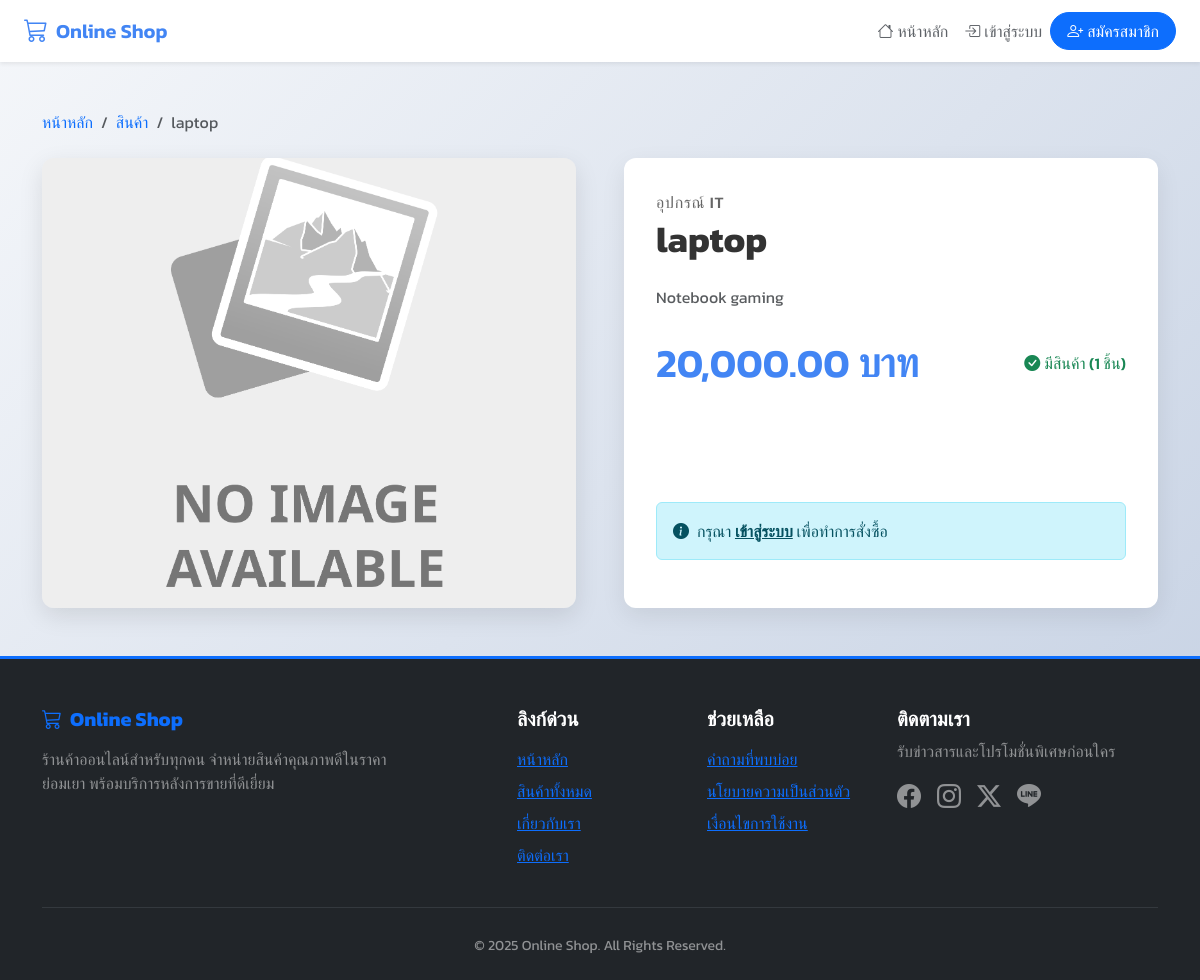
The page /product_detail.php?id=5 on the database its author committed.
### tables this page shows
CREATE TABLE `products` (
  `product_id` int(11) NOT NULL,
  `product_name` varchar(150) NOT NULL,
  `description` text DEFAULT NULL,
  `price` decimal(10,2) NOT NULL,
  `stock` int(11) DEFAULT 0,
  `image` varchar(255) NOT NULL,
  `category_id` int(11) DEFAULT NULL,
  `created_at` timestamp NOT NULL DEFAULT current_timestamp()
);

CREATE TABLE `categories` (
  `category_id` int(11) NOT NULL,
  `category_name` varchar(100) NOT NULL
);

### product_detail.php (the view, shortened to what this page needs)
<?php
require_once 'config.php';
$product_id = $_GET['id'];
$stmt = $conn->prepare("SELECT p.*, c.category_name
        FROM products p
        LEFT JOIN categories c ON p.category_id = c.category_id
        WHERE p.product_id = ?");
$stmt->execute([$product_id]);
$product = $stmt->fetch(PDO::FETCH_ASSOC);
$isLoggedIn = isset($_SESSION['user_id']);
$img_path = !empty($product['image'])
    ? 'product_images/' . rawurlencode($product['image'])
    : 'product_images/no-image.jpg';
?>
<!DOCTYPE html>
<html lang="th">
<head>
    <link href="https://cdn.jsdelivr.net/npm/bootstrap@5.3.0/dist/css/bootstrap.min.css" rel="stylesheet">
    <link href="https://cdn.jsdelivr.net/npm/bootstrap-icons@1.11.0/font/bootstrap-icons.css" rel="stylesheet">
</head>
<body>
    <nav class="navbar navbar-expand-lg bg-white shadow-sm sticky-top">
        <div class="container-fluid px-4">
            <a class="navbar-brand d-flex align-items-center gap-2" href="index.php">
                <i class="bi bi-cart3 fs-4"></i>
                <span>Online Shop</span>
            </a>
            <div class="collapse navbar-collapse" id="navbarNav">
                <ul class="navbar-nav ms-auto align-items-center">
                    <li class="nav-item"><a class="nav-link" href="index.php"><i class="bi bi-house me-1"></i>หน้าหลัก</a></li>
                    <?php if ($isLoggedIn): ?>
                        <li class="nav-item"><a class="nav-link" href="cart.php"><i class="bi bi-bag me-1"></i>ตะกร้า</a></li>
                        <li class="nav-item dropdown">
                            <a class="nav-link dropdown-toggle" href="#" id="navbarDropdown" role="button" data-bs-toggle="dropdown" aria-expanded="false">
                                <i class="bi bi-person-circle me-1"></i><?= htmlspecialchars($_SESSION['username']) ?>
                            </a>
                            <ul class="dropdown-menu dropdown-menu-end" aria-labelledby="navbarDropdown">
                                <li><a class="dropdown-item" href="profile.php">ข้อมูลส่วนตัว</a></li>
                                <?php if ($_SESSION['role'] === 'admin'): ?>
                                    <li><a class="dropdown-item" href="admin/index.php">หน้าแอดมิน</a></li>
                                <?php endif; ?>
                                <li><hr class="dropdown-divider"></li>
                                <li><a class="dropdown-item text-danger" href="logout.php"><i class="bi bi-box-arrow-right me-1"></i>ออกจากระบบ</a></li>
                            </ul>
                        </li>
                    <?php else: ?>
                        <li class="nav-item"><a class="nav-link" href="login.php"><i class="bi bi-box-arrow-in-right me-1"></i>เข้าสู่ระบบ</a></li>
                        <li class="nav-item"><a class="btn btn-primary rounded-pill px-3" href="register.php"><i class="bi bi-person-plus me-1"></i>สมัครสมาชิก</a></li>
                    <?php endif; ?>
                </ul>
            </div>
        </div>
    </nav>
    <div class="container my-5">
        <nav aria-label="breadcrumb" class="mb-4">
            <ol class="breadcrumb">
                <li class="breadcrumb-item"><a href="index.php" class="text-decoration-none">หน้าหลัก</a></li>
                <li class="breadcrumb-item"><a href="index.php" class="text-decoration-none">สินค้า</a></li>
                <li class="breadcrumb-item active" aria-current="page"><?= htmlspecialchars($product['product_name']) ?></li>
            </ol>
        </nav>
        <div class="row g-5">
            <div class="col-lg-6">
                <img src="<?= htmlspecialchars($img_path) ?>"
                     alt="<?= htmlspecialchars($product['product_name']) ?>"
                     class="product-image-main">
            </div>
            <div class="col-lg-6">
                <div class="product-details-card h-100 d-flex flex-column">
                    <div class="mb-3">
                        <span class="product-category"><?= htmlspecialchars($product['category_name'] ?? 'ไม่มีหมวดหมู่') ?></span>
                        <h1 class="product-title mt-1"><?= htmlspecialchars($product['product_name']) ?></h1>
                    </div>
                    <p class="text-muted mb-4"><?= nl2br(htmlspecialchars($product['description'])) ?></p>
                    <div class="d-flex align-items-center justify-content-between mb-4">
                        <div class="product-price">
                            <?= number_format($product['price'], 2) ?> บาท
                        </div>
                        <div class="stock-status">
                            <?php if ($product['stock'] > 0): ?>
                                <span class="in-stock"><i class="bi bi-check-circle-fill me-1"></i>มีสินค้า (<?= $product['stock'] ?> ชิ้น)</span>
                            <?php else: ?>
                                <span class="out-of-stock"><i class="bi bi-x-circle-fill me-1"></i>สินค้าหมด</span>
                            <?php endif; ?>
                        </div>
                    </div>
                    <div class="mt-auto">
                        <?php if ($isLoggedIn): ?>
                            <?php if ($product['stock'] > 0): ?>
                                <form action="cart.php" method="post">
                                    <input type="hidden" name="product_id" value="<?= $product['product_id'] ?>">
                                    <div class="input-group input-group-lg mb-3">
                                        <label class="input-group-text" for="quantity">จำนวน</label>
                                        <input type="number" name="quantity" id="quantity" value="1" min="1" max="<?= $product['stock'] ?>" class="form-control text-center" required>
                                    </div>
                                    <button type="submit" class="btn btn-primary btn-lg w-100">
                                        <i class="bi bi-cart-plus-fill me-2"></i>เพิ่มลงตะกร้า
                                    </button>
                                </form>
                            <?php else: ?>
                                <div class="alert alert-warning text-center">สินค้าหมดชั่วคราว</div>
                            <?php endif; ?>
                        <?php else: ?>
                            <div class="alert alert-info d-flex align-items-center">
                                <i class="bi bi-info-circle-fill me-2"></i>
                                <div>กรุณา <a href="login.php" class="alert-link fw-bold">เข้าสู่ระบบ</a> เพื่อทำการสั่งซื้อ</div>
                            </div>
                        <?php endif; ?>
                    </div>
                </div>
            </div>
        </div>
    </div>
    <?php include 'templates/footer.php'; ?>
</body>
</html>

### product_detail.php (style rules this page uses)
* { font-family: 'Kanit', sans-serif; }
body { background: linear-gradient(135deg, #f5f7fa, #c3cfe2); min-height: 100vh; }
.navbar-brand { color: #4285f4 !important; font-weight: 600; }
.nav-link { color: #5f6368 !important; font-weight: 500; }
.product-image-main { width: 100%; height: 450px; object-fit: cover; border-radius: .75rem; box-shadow: 0 8px 25px rgba(0,0,0,0.1); transition: transform 0.3s ease; }
.product-details-card { background: #ffffff; border-radius: .75rem; padding: 2rem; box-shadow: 0 8px 25px rgba(0,0,0,0.08); }
.product-title { font-size: 2.25rem; font-weight: 700; color: #333; }
.product-category { font-size: 1rem; font-weight: 500; color: #666; text-transform: uppercase; letter-spacing: .05em; }
.product-price { font-size: 2.5rem; font-weight: 600; color: #4285f4; }
.stock-status { font-weight: 500; }
.stock-status .in-stock { color: #198754; }

### rows shown on the page
products: product_name "laptop", category.category_name "อุปกรณ์ IT", description "Notebook gaming", price "20,000.00", stock "1"
